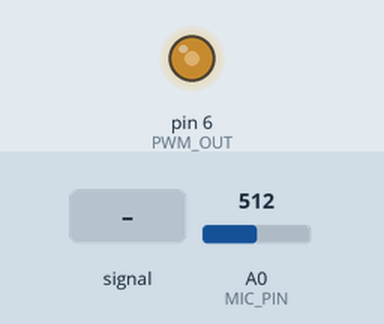
Recording of a sketch running on a simulated Arduino Uno, built with avr-gcc and run on an emulated ATmega328P. Shown: output pins drawn as LEDs (lit = HIGH). The inputs (shaded band) are chosen by the test bench; at power-on: A0 (MIC_PIN) = 512.

Above: at 1.2 s.
1.3 s: A0 (MIC_PIN) fed a 200 Hz sine of ±81 counts around its level
4.3 s: A0 (MIC_PIN) set to 900
At 5.3 s:
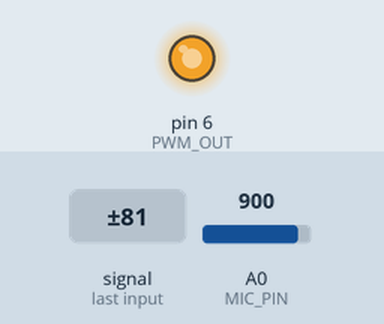
5.8 s: A0 (MIC_PIN) set to 122
At 6.1 s:
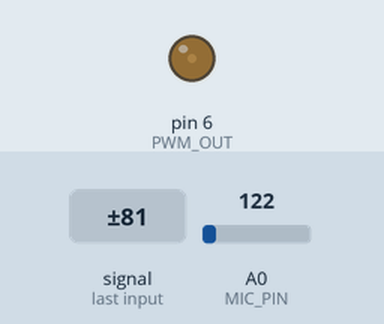
7.3 s: A0 (MIC_PIN) set to 0
At 8.5 s:
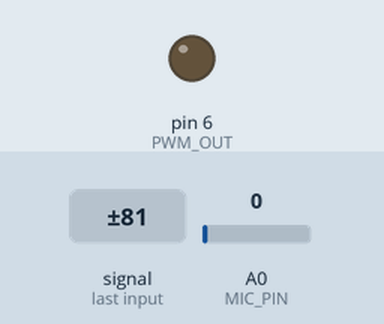
Timing chart, 0 to 9.8 s (numbered marks = the images above; inputs shaded):
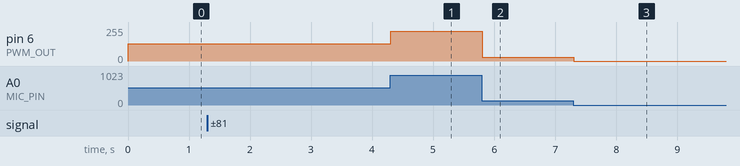

The sketch:

mic_n_speaker_test.ino
```cpp
#define MIC_PIN A0
#define PWM_OUT 6

void setup() {
  pinMode(PWM_OUT, OUTPUT);
}

void loop() {
  int sum = 0;
  for (int i = 0; i < 32; i++) {
    sum += analogRead(MIC_PIN);
  }
  int sample = sum / 32;
  uint8_t out = sample >> 2;
  analogWrite(PWM_OUT, out);
}
```

Measured:
- after the input at 4.3 s, pin 6 (PWM_OUT): 128/255 → 225/255 at once
- after the input at 5.8 s, pin 6 (PWM_OUT): 225/255 → 30/255 at once
- after the input at 7.3 s, pin 6 (PWM_OUT): 30/255 → 0/255 at once
